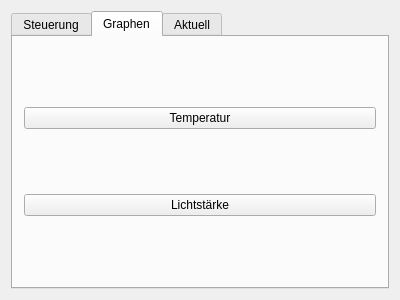
<?xml version="1.0" encoding="UTF-8"?>
<ui version="4.0">
 <class>Widget</class>
 <widget class="QWidget" name="Widget">
  <property name="geometry">
   <rect>
    <x>0</x>
    <y>0</y>
    <width>400</width>
    <height>300</height>
   </rect>
  </property>
  <property name="windowTitle">
   <string>Widget</string>
  </property>
  <layout class="QVBoxLayout" name="verticalLayout">
   <item>
    <widget class="QTabWidget" name="tabWidget">
     <property name="currentIndex">
      <number>1</number>
     </property>
     <widget class="QWidget" name="tab">
      <attribute name="title">
       <string>Steuerung</string>
      </attribute>
      <layout class="QVBoxLayout" name="verticalLayout_6">
       <item>
        <layout class="QVBoxLayout" name="verticalLayout_4">
         <item>
          <layout class="QHBoxLayout" name="horizontalLayout_2">
           <item>
            <layout class="QHBoxLayout" name="horizontalLayout">
             <item>
              <widget class="QProgressBar" name="progressBar">
               <property name="minimumSize">
                <size>
                 <width>40</width>
                 <height>0</height>
                </size>
               </property>
               <property name="value">
                <number>24</number>
               </property>
               <property name="textVisible">
                <bool>true</bool>
               </property>
               <property name="orientation">
                <enum>Qt::Vertical</enum>
               </property>
               <property name="invertedAppearance">
                <bool>true</bool>
               </property>
              </widget>
             </item>
             <item>
              <widget class="QSlider" name="verticalSlider">
               <property name="minimumSize">
                <size>
                 <width>40</width>
                 <height>0</height>
                </size>
               </property>
               <property name="orientation">
                <enum>Qt::Vertical</enum>
               </property>
               <property name="invertedAppearance">
                <bool>true</bool>
               </property>
              </widget>
             </item>
            </layout>
           </item>
           <item>
            <layout class="QVBoxLayout" name="verticalLayout_3">
             <item>
              <widget class="QCheckBox" name="checkBox">
               <property name="text">
                <string>Manueller Betrieb Ein/Aus</string>
               </property>
              </widget>
             </item>
             <item>
              <widget class="QPushButton" name="pushButton_3">
               <property name="text">
                <string>Auf</string>
               </property>
              </widget>
             </item>
             <item>
              <widget class="QPushButton" name="pushButton_4">
               <property name="text">
                <string>Zu</string>
               </property>
              </widget>
             </item>
             <item>
              <widget class="QPushButton" name="pushButton_2">
               <property name="text">
                <string>Not Stopp</string>
               </property>
              </widget>
             </item>
             <item>
              <widget class="QPushButton" name="pushButton_5">
               <property name="text">
                <string>Neustart</string>
               </property>
              </widget>
             </item>
            </layout>
           </item>
          </layout>
         </item>
         <item>
          <layout class="QHBoxLayout" name="horizontalLayout_3">
           <item>
            <widget class="QLabel" name="label">
             <property name="minimumSize">
              <size>
               <width>40</width>
               <height>0</height>
              </size>
             </property>
             <property name="maximumSize">
              <size>
               <width>40</width>
               <height>16777215</height>
              </size>
             </property>
             <property name="font">
              <font>
               <weight>75</weight>
               <bold>true</bold>
              </font>
             </property>
             <property name="text">
              <string>20</string>
             </property>
             <property name="alignment">
              <set>Qt::AlignCenter</set>
             </property>
            </widget>
           </item>
           <item>
            <widget class="QLabel" name="label_2">
             <property name="sizePolicy">
              <sizepolicy hsizetype="Preferred" vsizetype="Preferred">
               <horstretch>0</horstretch>
               <verstretch>0</verstretch>
              </sizepolicy>
             </property>
             <property name="minimumSize">
              <size>
               <width>40</width>
               <height>0</height>
              </size>
             </property>
             <property name="maximumSize">
              <size>
               <width>40</width>
               <height>16777215</height>
              </size>
             </property>
             <property name="font">
              <font>
               <weight>75</weight>
               <bold>true</bold>
              </font>
             </property>
             <property name="text">
              <string>1</string>
             </property>
             <property name="alignment">
              <set>Qt::AlignCenter</set>
             </property>
            </widget>
           </item>
           <item>
            <spacer name="horizontalSpacer">
             <property name="orientation">
              <enum>Qt::Horizontal</enum>
             </property>
             <property name="sizeHint" stdset="0">
              <size>
               <width>40</width>
               <height>20</height>
              </size>
             </property>
            </spacer>
           </item>
          </layout>
         </item>
        </layout>
       </item>
      </layout>
     </widget>
     <widget class="QWidget" name="tab_2">
      <attribute name="title">
       <string>Graphen</string>
      </attribute>
      <layout class="QVBoxLayout" name="verticalLayout_2">
       <item>
        <widget class="QPushButton" name="pushButton">
         <property name="text">
          <string>Temperatur</string>
         </property>
        </widget>
       </item>
       <item>
        <widget class="QPushButton" name="pushButton_6">
         <property name="text">
          <string>Lichtstärke</string>
         </property>
        </widget>
       </item>
      </layout>
     </widget>
     <widget class="QWidget" name="tab_4">
      <attribute name="title">
       <string>Aktuell</string>
      </attribute>
      <layout class="QVBoxLayout" name="verticalLayout_7">
       <item>
        <layout class="QVBoxLayout" name="verticalLayout_5">
         <item>
          <layout class="QHBoxLayout" name="horizontalLayout_4">
           <item>
            <widget class="QLabel" name="label_4">
             <property name="text">
              <string>Temperatur</string>
             </property>
            </widget>
           </item>
           <item>
            <widget class="QLabel" name="label_6">
             <property name="text">
              <string>20</string>
             </property>
            </widget>
           </item>
          </layout>
         </item>
         <item>
          <layout class="QHBoxLayout" name="horizontalLayout_5">
           <item>
            <widget class="QLabel" name="label_5">
             <property name="text">
              <string>Lichtstärke</string>
             </property>
            </widget>
           </item>
           <item>
            <widget class="QLabel" name="label_3">
             <property name="text">
              <string>100</string>
             </property>
            </widget>
           </item>
          </layout>
         </item>
        </layout>
       </item>
      </layout>
     </widget>
    </widget>
   </item>
  </layout>
 </widget>
 <layoutdefault spacing="6" margin="11"/>
 <resources/>
 <connections/>
</ui>
